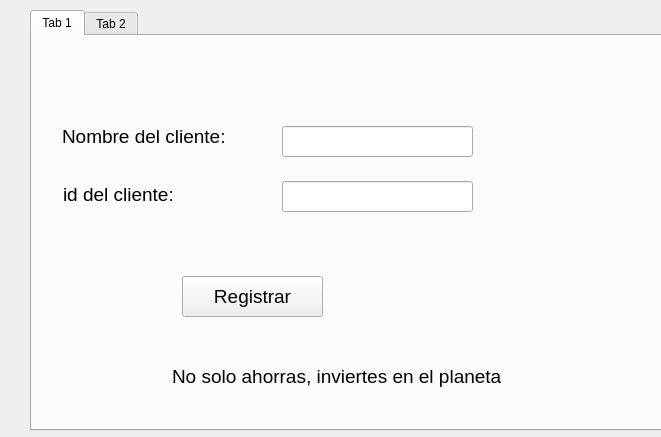
<?xml version="1.0" encoding="UTF-8"?>
<ui version="4.0">
 <class>MainWindow</class>
 <widget class="QMainWindow" name="MainWindow">
  <property name="geometry">
   <rect>
    <x>0</x>
    <y>0</y>
    <width>661</width>
    <height>437</height>
   </rect>
  </property>
  <property name="windowTitle">
   <string>Engranel</string>
  </property>
  <widget class="QWidget" name="centralwidget">
   <widget class="QTabWidget" name="tabWidget">
    <property name="geometry">
     <rect>
      <x>30</x>
      <y>10</y>
      <width>641</width>
      <height>421</height>
     </rect>
    </property>
    <property name="currentIndex">
     <number>0</number>
    </property>
    <widget class="QWidget" name="tab">
     <attribute name="title">
      <string>Tab 1</string>
     </attribute>
     <widget class="QPushButton" name="btn_crear">
      <property name="geometry">
       <rect>
        <x>150</x>
        <y>240</y>
        <width>141</width>
        <height>41</height>
       </rect>
      </property>
      <property name="font">
       <font>
        <pointsize>14</pointsize>
       </font>
      </property>
      <property name="text">
       <string>Registrar</string>
      </property>
     </widget>
     <widget class="QLabel" name="label">
      <property name="geometry">
       <rect>
        <x>30</x>
        <y>90</y>
        <width>171</width>
        <height>21</height>
       </rect>
      </property>
      <property name="font">
       <font>
        <pointsize>14</pointsize>
       </font>
      </property>
      <property name="text">
       <string>Nombre del cliente:</string>
      </property>
     </widget>
     <widget class="QLineEdit" name="line_id">
      <property name="geometry">
       <rect>
        <x>250</x>
        <y>145</y>
        <width>191</width>
        <height>31</height>
       </rect>
      </property>
      <property name="font">
       <font>
        <pointsize>14</pointsize>
       </font>
      </property>
     </widget>
     <widget class="QLabel" name="label_2">
      <property name="geometry">
       <rect>
        <x>31</x>
        <y>150</y>
        <width>161</width>
        <height>16</height>
       </rect>
      </property>
      <property name="font">
       <font>
        <pointsize>14</pointsize>
       </font>
      </property>
      <property name="text">
       <string>id del cliente:</string>
      </property>
     </widget>
     <widget class="QLineEdit" name="line_nombre">
      <property name="geometry">
       <rect>
        <x>250</x>
        <y>90</y>
        <width>191</width>
        <height>31</height>
       </rect>
      </property>
      <property name="font">
       <font>
        <pointsize>14</pointsize>
       </font>
      </property>
     </widget>
     <widget class="QLabel" name="label_4">
      <property name="geometry">
       <rect>
        <x>140</x>
        <y>330</y>
        <width>341</width>
        <height>21</height>
       </rect>
      </property>
      <property name="font">
       <font>
        <pointsize>14</pointsize>
       </font>
      </property>
      <property name="text">
       <string>No solo ahorras, inviertes en el planeta</string>
      </property>
     </widget>
    </widget>
    <widget class="QWidget" name="tab_2">
     <attribute name="title">
      <string>Tab 2</string>
     </attribute>
     <widget class="QPushButton" name="btn_completar">
      <property name="geometry">
       <rect>
        <x>441</x>
        <y>239</y>
        <width>101</width>
        <height>41</height>
       </rect>
      </property>
      <property name="font">
       <font>
        <pointsize>14</pointsize>
       </font>
      </property>
      <property name="text">
       <string>Procesar</string>
      </property>
     </widget>
     <widget class="QLabel" name="label_35">
      <property name="geometry">
       <rect>
        <x>40</x>
        <y>73</y>
        <width>71</width>
        <height>31</height>
       </rect>
      </property>
      <property name="font">
       <font>
        <pointsize>14</pointsize>
       </font>
      </property>
      <property name="text">
       <string>Cliente:</string>
      </property>
     </widget>
     <widget class="QLabel" name="lbl_cliente">
      <property name="geometry">
       <rect>
        <x>172</x>
        <y>74</y>
        <width>131</width>
        <height>31</height>
       </rect>
      </property>
      <property name="font">
       <font>
        <pointsize>14</pointsize>
       </font>
      </property>
      <property name="text">
       <string/>
      </property>
     </widget>
     <widget class="QLabel" name="label_37">
      <property name="geometry">
       <rect>
        <x>40</x>
        <y>120</y>
        <width>121</width>
        <height>31</height>
       </rect>
      </property>
      <property name="font">
       <font>
        <pointsize>14</pointsize>
       </font>
      </property>
      <property name="text">
       <string>Acumulado(L):</string>
      </property>
     </widget>
     <widget class="QLabel" name="label_38">
      <property name="geometry">
       <rect>
        <x>40</x>
        <y>169</y>
        <width>111</width>
        <height>41</height>
       </rect>
      </property>
      <property name="font">
       <font>
        <pointsize>14</pointsize>
       </font>
      </property>
      <property name="text">
       <string>Reutilizacion:</string>
      </property>
     </widget>
     <widget class="QLabel" name="lbl_acum">
      <property name="geometry">
       <rect>
        <x>173</x>
        <y>122</y>
        <width>101</width>
        <height>31</height>
       </rect>
      </property>
      <property name="font">
       <font>
        <pointsize>14</pointsize>
       </font>
      </property>
      <property name="text">
       <string/>
      </property>
      <property name="alignment">
       <set>Qt::AlignCenter</set>
      </property>
     </widget>
     <widget class="QLabel" name="lbl_reutilizacion">
      <property name="geometry">
       <rect>
        <x>173</x>
        <y>175</y>
        <width>101</width>
        <height>31</height>
       </rect>
      </property>
      <property name="font">
       <font>
        <pointsize>14</pointsize>
       </font>
      </property>
      <property name="text">
       <string/>
      </property>
      <property name="alignment">
       <set>Qt::AlignCenter</set>
      </property>
     </widget>
     <widget class="QPushButton" name="btn_leer">
      <property name="geometry">
       <rect>
        <x>70</x>
        <y>239</y>
        <width>101</width>
        <height>41</height>
       </rect>
      </property>
      <property name="font">
       <font>
        <pointsize>14</pointsize>
       </font>
      </property>
      <property name="text">
       <string>Leer qr</string>
      </property>
     </widget>
     <widget class="QLabel" name="label_3">
      <property name="geometry">
       <rect>
        <x>337</x>
        <y>71</y>
        <width>131</width>
        <height>41</height>
       </rect>
      </property>
      <property name="font">
       <font>
        <pointsize>14</pointsize>
       </font>
      </property>
      <property name="text">
       <string>Cloro jabonoso:</string>
      </property>
      <property name="scaledContents">
       <bool>false</bool>
      </property>
     </widget>
     <widget class="QLabel" name="label_6">
      <property name="geometry">
       <rect>
        <x>337</x>
        <y>146</y>
        <width>127</width>
        <height>51</height>
       </rect>
      </property>
      <property name="font">
       <font>
        <pointsize>14</pointsize>
       </font>
      </property>
      <property name="text">
       <string>Desinfectante:</string>
      </property>
     </widget>
     <widget class="QSpinBox" name="spin_cj">
      <property name="geometry">
       <rect>
        <x>475</x>
        <y>73</y>
        <width>131</width>
        <height>41</height>
       </rect>
      </property>
      <property name="font">
       <font>
        <pointsize>14</pointsize>
       </font>
      </property>
      <property name="maximum">
       <number>10000</number>
      </property>
      <property name="singleStep">
       <number>100</number>
      </property>
      <property name="stepType">
       <enum>QAbstractSpinBox::DefaultStepType</enum>
      </property>
     </widget>
     <widget class="QSpinBox" name="spin_d_2">
      <property name="geometry">
       <rect>
        <x>478</x>
        <y>152</y>
        <width>131</width>
        <height>41</height>
       </rect>
      </property>
      <property name="font">
       <font>
        <pointsize>14</pointsize>
       </font>
      </property>
      <property name="maximum">
       <number>10000</number>
      </property>
      <property name="singleStep">
       <number>100</number>
      </property>
     </widget>
    </widget>
   </widget>
  </widget>
 </widget>
 <resources/>
 <connections/>
</ui>
